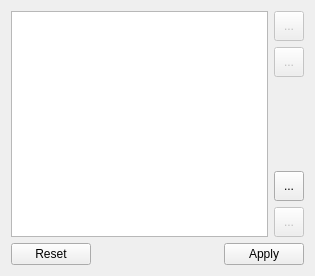
<?xml version="1.0" encoding="UTF-8"?>
<ui version="4.0">
 <class>DictionarySettings</class>
 <widget class="QWidget" name="DictionarySettings">
  <property name="geometry">
   <rect>
    <x>0</x>
    <y>0</y>
    <width>315</width>
    <height>276</height>
   </rect>
  </property>
  <property name="sizePolicy">
   <sizepolicy hsizetype="Expanding" vsizetype="Expanding">
    <horstretch>0</horstretch>
    <verstretch>0</verstretch>
   </sizepolicy>
  </property>
  <property name="windowTitle">
   <string>Dictionary Settings</string>
  </property>
  <layout class="QVBoxLayout" name="verticalLayout_3">
   <item>
    <layout class="QHBoxLayout" name="layoutTop">
     <item>
      <widget class="QListWidget" name="listDictionaries"/>
     </item>
     <item>
      <layout class="QVBoxLayout" name="layoutButtons">
       <item>
        <widget class="QToolButton" name="buttonUp">
         <property name="enabled">
          <bool>false</bool>
         </property>
         <property name="minimumSize">
          <size>
           <width>30</width>
           <height>30</height>
          </size>
         </property>
         <property name="toolTip">
          <string>Increase priority in search results</string>
         </property>
         <property name="text">
          <string>...</string>
         </property>
        </widget>
       </item>
       <item>
        <widget class="QToolButton" name="buttonDown">
         <property name="enabled">
          <bool>false</bool>
         </property>
         <property name="minimumSize">
          <size>
           <width>30</width>
           <height>30</height>
          </size>
         </property>
         <property name="toolTip">
          <string>Decrease priority in search results</string>
         </property>
         <property name="text">
          <string>...</string>
         </property>
        </widget>
       </item>
       <item>
        <spacer name="spacerButtons">
         <property name="orientation">
          <enum>Qt::Vertical</enum>
         </property>
         <property name="sizeHint" stdset="0">
          <size>
           <width>20</width>
           <height>40</height>
          </size>
         </property>
        </spacer>
       </item>
       <item>
        <widget class="QToolButton" name="buttonAdd">
         <property name="minimumSize">
          <size>
           <width>30</width>
           <height>30</height>
          </size>
         </property>
         <property name="toolTip">
          <string>Add a dictionary
Applies all settings</string>
         </property>
         <property name="text">
          <string>...</string>
         </property>
        </widget>
       </item>
       <item>
        <widget class="QToolButton" name="buttonDelete">
         <property name="enabled">
          <bool>false</bool>
         </property>
         <property name="minimumSize">
          <size>
           <width>30</width>
           <height>30</height>
          </size>
         </property>
         <property name="toolTip">
          <string>Remove the selected dictionary
Applies all settings</string>
         </property>
         <property name="text">
          <string>...</string>
         </property>
        </widget>
       </item>
      </layout>
     </item>
    </layout>
   </item>
   <item>
    <widget class="QDialogButtonBox" name="buttonBox">
     <property name="standardButtons">
      <set>QDialogButtonBox::Apply|QDialogButtonBox::Reset</set>
     </property>
    </widget>
   </item>
  </layout>
 </widget>
 <resources/>
 <connections/>
</ui>
